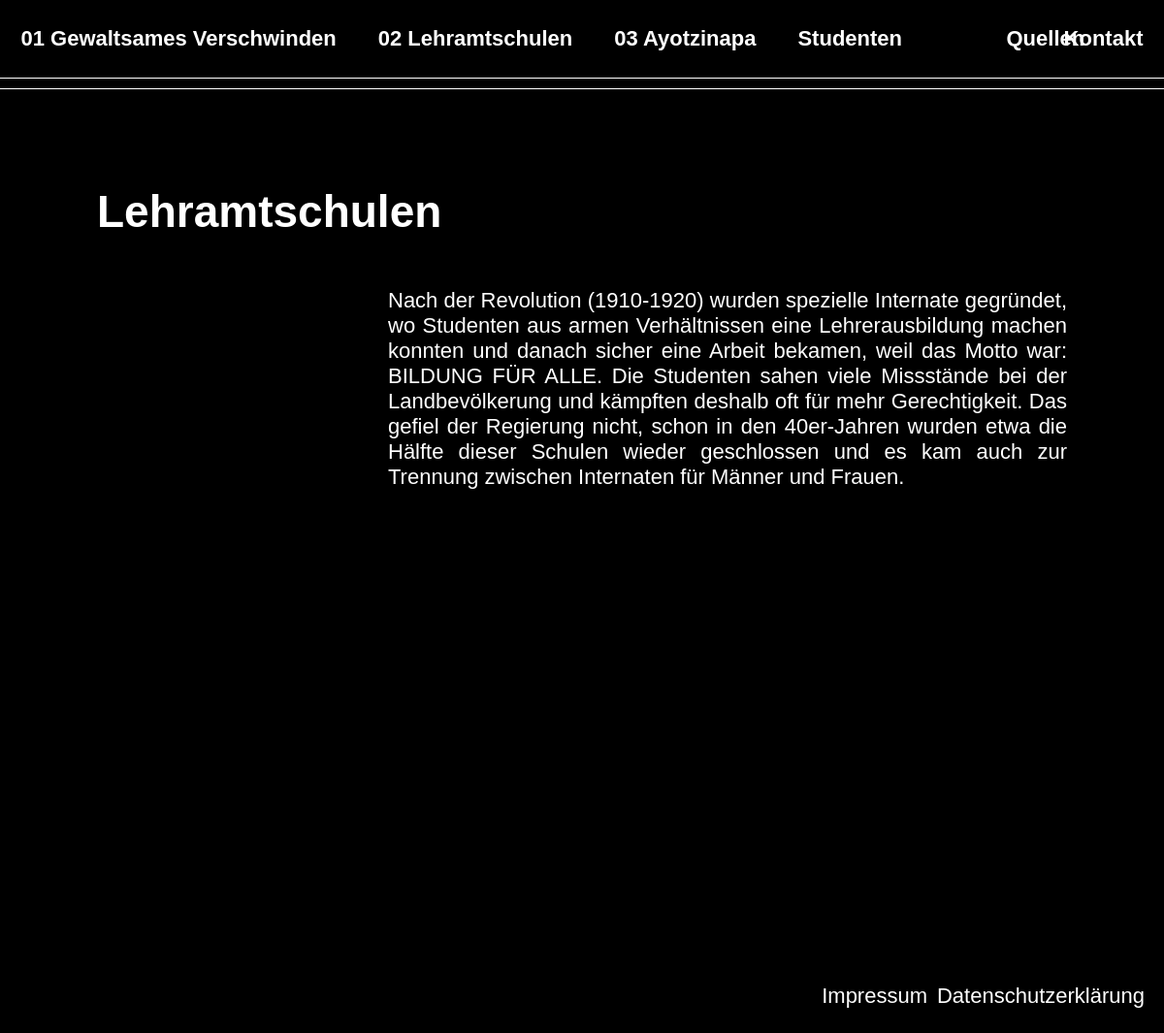
Screenshot of /school/ with the database file from the repository.
### main/models.py (models this page shows, shortened)
class Page(models.Model):
    PAGES = [
    ('home', 'Gewaltsames Verschwinden'),
    ('school', 'Lehramtschulen'),
    ('ayotzinapa', 'Ayotzinapa'),
    ('students', 'Studenten'),
    ('source', 'Quellen'),
    ('contact', 'Kontakt'),
    ('impressum', 'Impressum'),
    ('legal', 'Data protection'),
]
    title = models.CharField(max_length=20, choices=PAGES, default='home')
    text = models.TextField(blank=True)
    image = models.ImageField(blank=True, null=True, upload_to= 'uploads/')
    image_alt = models.CharField(max_length=50, blank=True)
    source = models.TextField(blank=True)
    class Meta:
        verbose_name = 'Seite'
        verbose_name_plural = 'Seiten'

### main/views.py (the view)
# urls.py: path('school/', school, name='school'),
def school (request):
    page = Page.objects.get(title='school')
    return render (request, 'school.html', {'page': page})

### main/templatetags/markdown_extras.py (called while the page is built)
@register.filter()
@stringfilter
def convert_markdown(value):
    return markdown.markdown(value)

### main/templates/school.html (shortened to what this page needs)
{% extends 'page.html' %}
{% load markdown_extras %}
{% block load %}lehramtsschule{% endblock %}
{% block content %}
<div class="grid-template max-width">
    <h1 class="page-title">{{ page.get_title_display }}</h1>
    <div class="page-text">{{ page.text | convert_markdown | safe }}</div>
</div>
{% endblock %}

### main/static/style/generalStyle.css (style rules this page uses)
:root { --background-color-header: rgb(0, 0, 0); --background-color-body: black; --header-height: 80px; --text-color: white; --max-content-width: 1000px; --font-size: 22px; --font-size-time-table: 18px; --opacity: 0.6; }
body { margin: 0; font-family: Helvetica, Arial, sans-serif; min-height: calc(100vh - var(--header-height)); background-color: var(--background-color-body); color: var(--text-color); display: flex; flex-direction: column; align-items: center; font-size: var(--font-size); }
p { margin-block-start: 21px; margin-block-end: 0; }
h1 { font-size: 46px !important; }
.max-width { max-width: var(--max-content-width); }
.grid-template { display: grid; grid-template-columns: 300px auto; }
.page-title { grid-row-start: 1; grid-column-start: 1; text-align-last: right; }
.page-text { grid-row-start: 2; grid-column-start: 2; hyphens: auto; text-align: justify; }

### rows the page displays
Page: title "Lehramtschulen", text|convert_markdown "Nach der Revolution (1910-1920) wurden spezielle Internate gegründet, wo Studenten aus armen Verhältnissen eine Lehrerausbildung machen konnten und danach sicher eine Arbeit bekamen, weil das Motto war: BILDUNG FÜR ALLE. Die Studenten sahen viele Missstände bei der Landbevölkerung und kämpften deshalb oft für mehr Gerechtigkeit. Das gefiel der Regierung nicht, schon in den 40er-Jahren wurden etwa die Hälfte dieser Schulen wieder geschlossen und es kam auch zur Trennung zwischen Internaten für Männer und Frauen."
